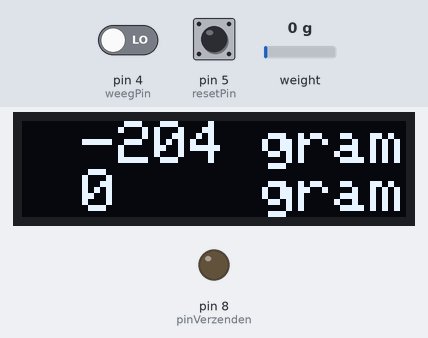
Recording of a sketch running on a simulated Arduino Nano, built with avr-gcc and run on an emulated ATmega328P. Parts: 128×32 one-colour display, output pins drawn as LEDs (lit = HIGH). The test bench sets the inputs (shaded band); at power-on: pin 4 (weegPin) LOW, weight on the scale 0 g, pin 5 (resetPin) LOW. What the sketch prints to the serial monitor is not drawn.

Above: at 1.2 s.
1.3 s: pin 4 (weegPin) driven HIGH
At 4.2 s:
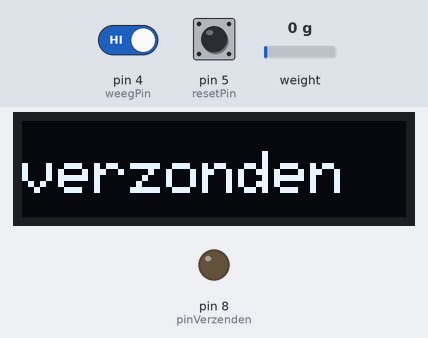
4.3 s: weight on the scale set to 2500 g
At 6.2 s:
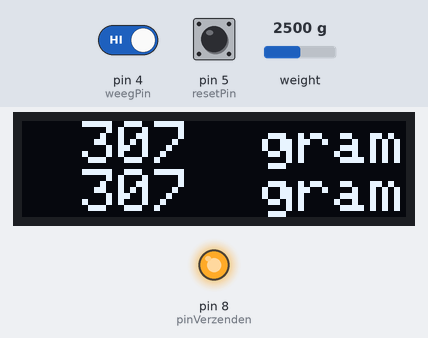
7.3 s: pin 5 (resetPin) pulled HIGH for 3.2 s
At 9.7 s:
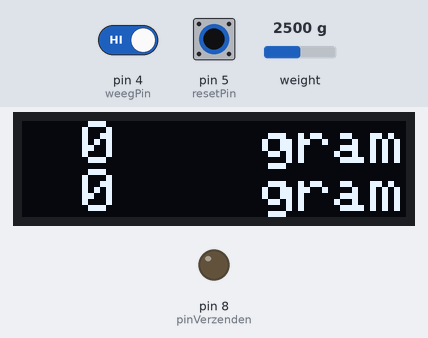
12.0 s: weight on the scale set to 2562 g
At 13.2 s:
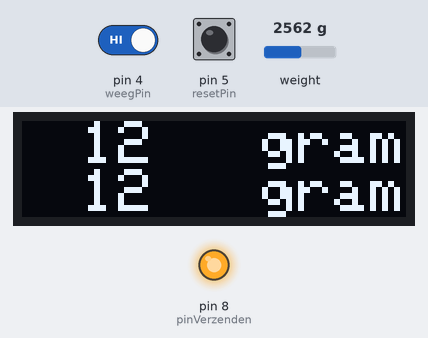
13.8 s: pin 4 (weegPin) driven LOW
At 16.5 s:
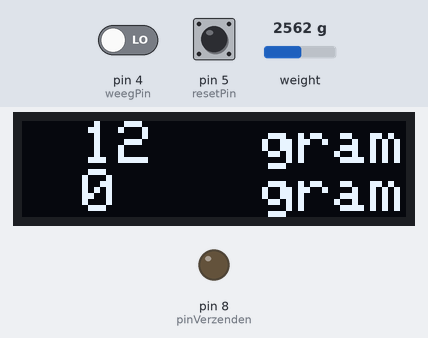
16.8 s: weight on the scale set to 100 g
At 17.9 s:
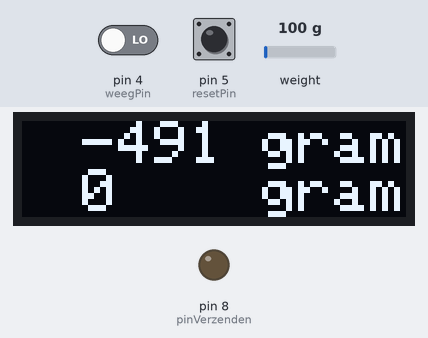
Timing chart, 0 to 19.3 s (numbered marks = the images above; inputs shaded):
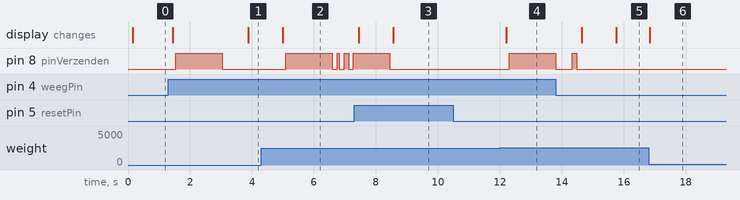

Measured:
- the behaviour switches between 2504 and 2505 g on weight on the scale (found by bisection; images 3 and 4)
- after the input at 1.3 s, pin 8 (pinVerzenden): LOW → HIGH after 0.24 s, → LOW 1.5 s later; the display: first changes after 0.14 s (image 1 shows a later state)
- after the input at 4.3 s, the display: changes after 0.70 s (image 2)
- after the input at 7.3 s, pin 8 (pinVerzenden): goes on until 8.4 s, then stays LOW; the display: first differs from a run without the input after 1.3 s (image 3)
- after the input at 12.0 s, pin 8 (pinVerzenden): LOW → HIGH after 0.31 s; the display: changes after 0.21 s (image 4)
- after the input at 13.8 s, pin 8 (pinVerzenden): goes on until 14.5 s, then stays LOW; the display: first differs from a run without the input after 2.0 s (image 5)
- after the input at 16.8 s, the display: changes at once (image 6)

The sketch:

nano.ino
```cpp
// Logging detail - 1-4
int logLevel = 1;

// Seriele communicatie
#define BIT_AMOUNT 10          // aantal bits
int startbitLength = 1500;    // milliseconden
int bitLength = 75;           // milliseconden
int pinVerzenden = 8;
bool verzendModus = false;
int bitvalue[BIT_AMOUNT];
int bit;

// OLED 132x32
#include <SPI.h>
#include <Wire.h>
#include <Adafruit_GFX.h>
#include <Adafruit_SSD1306.h>
#define SCREEN_WIDTH 128 // OLED display width, in pixels
#define SCREEN_HEIGHT 32 // OLED display height, in pixels
#define OLED_RESET 11 // Reset pin # (or -1 if sharing Arduino reset pin)
Adafruit_SSD1306 display(SCREEN_WIDTH, SCREEN_HEIGHT, &Wire, OLED_RESET);

// Weegschaal
const byte LOADCELL_DOUT_PIN = 2;
const byte LOADCELL_SCK_PIN = 3;
const byte weegPin = 4;
const byte resetPin = 5;
#include <HX711.h>
HX711 scale;
int gewicht = 0;
long base = 420000; //waarde bij 0 gram (Tare)
int gewichtMeting = 0;

// Geluidsmeting (moet nog)

void setup() {
  Serial.begin(9600);

  // Seriele communicatie
  pinMode (8, OUTPUT);  // zendpin
  bitvalue[0] = 512;
  bitvalue[1] = 256;
  bitvalue[2] = 128;
  bitvalue[3] = 64;
  bitvalue[4] = 32;
  bitvalue[5] = 16;
  bitvalue[6] = 8;
  bitvalue[7] = 4;
  bitvalue[8] = 2;
  bitvalue[9] = 1;

  // Weegcel
  scale.begin(LOADCELL_DOUT_PIN, LOADCELL_SCK_PIN);
  pinMode (weegPin, INPUT);
  pinMode (resetPin, INPUT);

  // OLED
  if(!display.begin(SSD1306_SWITCHCAPVCC, 0x3C)) { // Address 0x3C for 128x32
    Serial.println(F("SSD1306 allocation failed"));
    while(1); // Don't proceed, loop forever
  }
}

void loop() {
  gewichtMeting = 0;
  msgDebug(4, String("Started loop"));
  // Zet verzenden uit totdat de weeging gedaan is
  digitalWrite (pinVerzenden, LOW);

  // Carbid weging
  while (gewichtMeting == 0) {
	msgDebug(2, String("gewichtsmeeting gestart"));
    gewichtMeting = weeging();
	//msgDebug(3, String("Gewogen gewicht = " + gewichtMeting + "gr."));
  }

  int SendingNumber = gewichtMeting;
  int BitState[BIT_AMOUNT];  // Array van de bitstatus [aantal bits]

  for (bit=0; bit < BIT_AMOUNT; bit = bit+1) {
    if (bitvalue[bit] <= SendingNumber) {
      BitState[bit] = 1;
      SendingNumber -= bitvalue[bit];
    } else {
      BitState[bit] = 0;
    }
  }

  // Verstuur gewogen gewicht
  digitalWrite (pinVerzenden, HIGH);
  delay (startbitLength);
  digitalWrite (pinVerzenden, LOW);   // wait
  delay (bitLength);

  for (bit=0; bit < BIT_AMOUNT; bit = bit+1) {
    if (BitState[bit] == 1) {       // als Bit AAN
      digitalWrite (pinVerzenden, HIGH);
              Serial.print ("bit: ");
        Serial.print (bit);
        Serial.print (" - Bit ON - ");
        Serial.println (millis());
    }else {                            // als Bit UIT
      digitalWrite (pinVerzenden, LOW);
              Serial.print ("bit: ");
        Serial.print (bit);
        Serial.print (" - Bit OFF - ");
        Serial.println (millis());
    }
    delay (bitLength);
  }
    gewichtMeting = 0;
    display.clearDisplay();
    display.setTextSize(2);               // Draw 2X-scale text
    display.setTextColor(SSD1306_WHITE);
    display.setCursor(0,10);              // Breedte, hoogte
    display.println("verzonden");
    display.display();                     // Show initial text
    delay(1000);


}

int weeging() {
  int gewichtMeting = 0;
  int gram = 0;
  long reading = scale.read();
  msgDebug(2, String("Weging gestart"));
    // stel nulpunt in
    if (digitalRead (resetPin) == HIGH) {base = reading;}

    gram = map(reading, base, (2051157 + base), 0, 1000);
    if (digitalRead (weegPin) == HIGH) {gewichtMeting = gram;}

//    msgDebug(3, String("gewogen gewicht: " + gram + " - GewichtsMeting: " + gewichtMeting));

    // OLED weergave
    display.clearDisplay();
    display.setTextSize(2);               // Draw 2X-scale text
    display.setTextColor(SSD1306_WHITE);
    display.setCursor(20,0);              // Breedte, hoogte
    display.println(gram);
    display.setCursor(80,0);
    display.println("gram");
    display.setCursor(20,16);              // Breedte, hoogte
    display.println(gewichtMeting);
    display.setCursor(80,16);
    display.println("gram");
    display.display();                     // Show initial text
    delay(100);


  return gewichtMeting;
}

void msgDebug(int verbose, String message) {
  if (verbose <= logLevel) {Serial.println(message);}
}
```
